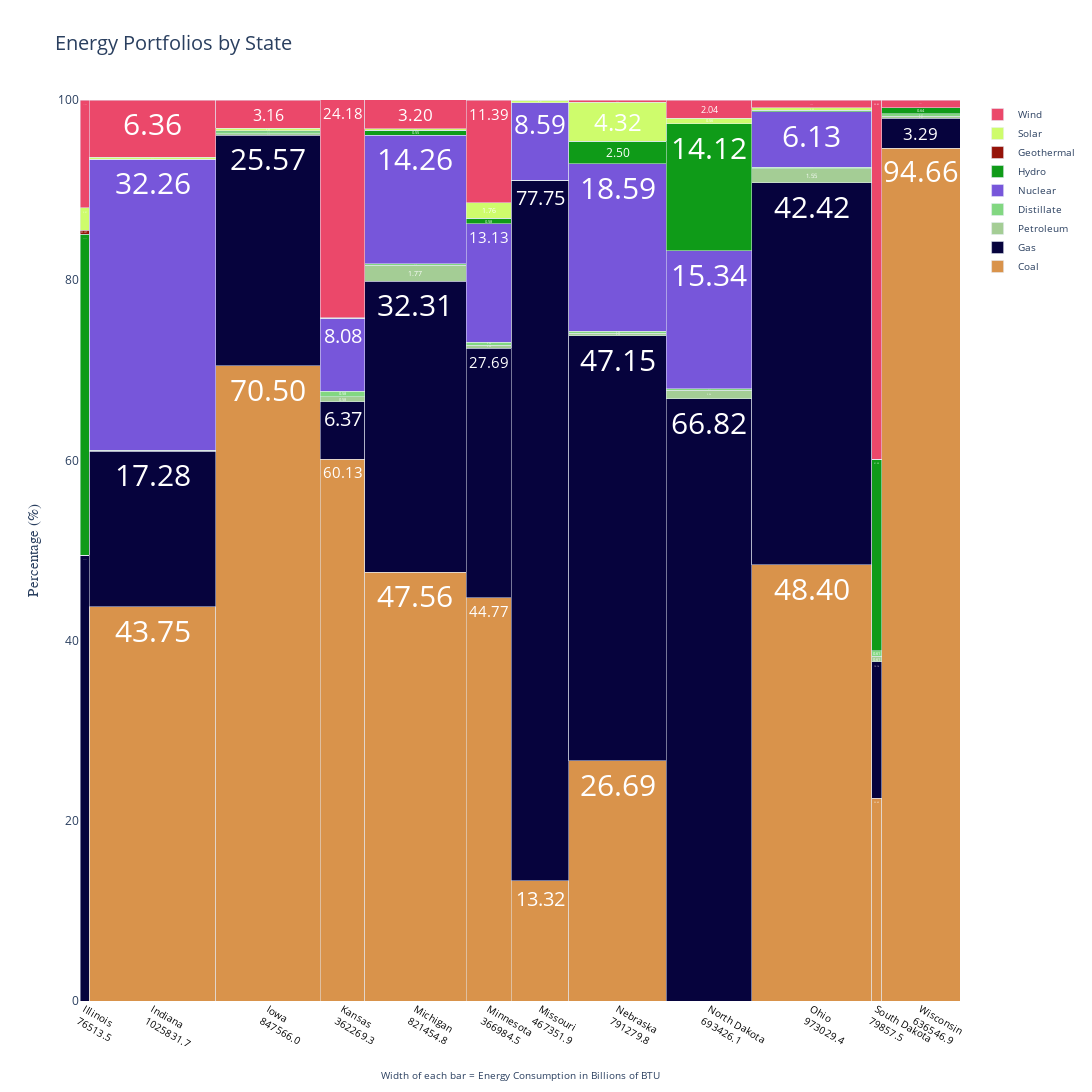

Source (notebook cell):
### Code cell
df_mw,width_mw,x_width_mw,color_mw = get_mekko_params(energy,'Midwest')
make_mekko(df_mw,width_mw,x_width_mw,color_mw)
